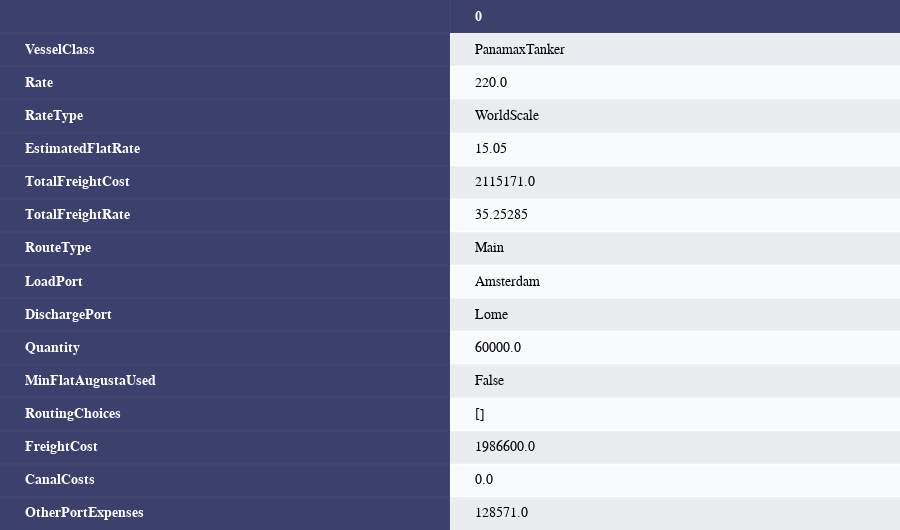

The code cell stored with this chart in its notebook:
### Markdown cell above
#### Get freight rates for specific ports and vessel class
In this example we retrieve today’s freight rate for Clean Panamax Amsterdam - Lome:

### Code cell
from signal_ocean.freight_rates.utils import create_dataframe
from signal_ocean.plots import styled_table, line_chart

amsterdam = fr_api.get_ports(PortFilter(name_like='Amsterdam'))[0]
lome = fr_api.get_ports(PortFilter(name_like='Lome'))[0]
fr = fr_api.get_freight_pricing(load_port_id=amsterdam.id,
                                discharge_port_id=lome.id,
                                vessel_classes=["PanamaxTanker"],
                                is_clean=True)
df = create_dataframe(fr)
styled_table(df.T)

### Figure 1 — Plotly figure (JSON) as saved in the notebook; plotly's stock layout.template omitted (floating-point values rounded to 4 significant figures)
{"data": [{"colorscale": [[0, "#00083e"], [0.5, "#ededee"], [1, "#ffffff"]], "hoverinfo": "none", "opacity": 0.75, "showscale": false, "z": [[0, 0], [0, 0.5], [0, 1], [0, 0.5], [0, 1], [0, 0.5], [0, 1], [0, 0.5], [0, 1], [0, 0.5], [0, 1], [0, 0.5], [0, 1], [0, 0.5], [0, 1], [0, 0.5]], "type": "heatmap"}], "layout": {"annotations": [{"align": "left", "font": {"color": "#ffffff", "family": "Calibri", "size": 14}, "showarrow": false, "text": "<b></b>", "x": -0.45, "xanchor": "left", "xref": "x", "y": 0, "yref": "y"}, {"align": "left", "font": {"color": "#ffffff", "family": "Calibri", "size": 14}, "showarrow": false, "text": "<b>0</b>", "x": 0.55, "xanchor": "left", "xref": "x", "y": 0, "yref": "y"}, {"align": "left", "font": {"color": "#ffffff", "family": "Calibri", "size": 14}, "showarrow": false, "text": "<b>VesselClass</b>", "x": -0.45, "xanchor": "left", "xref": "x", "y": 1, "yref": "y"}, {"align": "left", "font": {"color": "#000000", "family": "Calibri", "size": 14}, "showarrow": false, "text": "PanamaxTanker", "x": 0.55, "xanchor": "left", "xref": "x", "y": 1, "yref": "y"}, {"align": "left", "font": {"color": "#ffffff", "family": "Calibri", "size": 14}, "showarrow": false, "text": "<b>Rate</b>", "x": -0.45, "xanchor": "left", "xref": "x", "y": 2, "yref": "y"}, {"align": "left", "font": {"color": "#000000", "family": "Calibri", "size": 14}, "showarrow": false, "text": "220.0", "x": 0.55, "xanchor": "left", "xref": "x", "y": 2, "yref": "y"}, {"align": "left", "font": {"color": "#ffffff", "family": "Calibri", "size": 14}, "showarrow": false, "text": "<b>RateType</b>", "x": -0.45, "xanchor": "left", "xref": "x", "y": 3, "yref": "y"}, {"align": "left", "font": {"color": "#000000", "family": "Calibri", "size": 14}, "showarrow": false, "text": "WorldScale", "x": 0.55, "xanchor": "left", "xref": "x", "y": 3, "yref": "y"}, {"align": "left", "font": {"color": "#ffffff", "family": "Calibri", "size": 14}, "showarrow": false, "text": "<b>EstimatedFlatRate</b>", "x": -0.45, "xanchor": "left", "xref": "x", "y": 4, "yref": "y"}, {"align": "left", "font": {"color": "#000000", "family": "Calibri", "size": 14}, "showarrow": false, "text": "15.05", "x": 0.55, "xanchor": "left", "xref": "x", "y": 4, "yref": "y"}, {"align": "left", "font": {"color": "#ffffff", "family": "Calibri", "size": 14}, "showarrow": false, "text": "<b>TotalFreightCost</b>", "x": -0.45, "xanchor": "left", "xref": "x", "y": 5, "yref": "y"}, {"align": "left", "font": {"color": "#000000", "family": "Calibri", "size": 14}, "showarrow": false, "text": "2115171.0", "x": 0.55, "xanchor": "left", "xref": "x", "y": 5, "yref": "y"}, {"align": "left", "font": {"color": "#ffffff", "family": "Calibri", "size": 14}, "showarrow": false, "text": "<b>TotalFreightRate</b>", "x": -0.45, "xanchor": "left", "xref": "x", "y": 6, "yref": "y"}, {"align": "left", "font": {"color": "#000000", "family": "Calibri", "size": 14}, "showarrow": false, "text": "35.25285", "x": 0.55, "xanchor": "left", "xref": "x", "y": 6, "yref": "y"}, {"align": "left", "font": {"color": "#ffffff", "family": "Calibri", "size": 14}, "showarrow": false, "text": "<b>RouteType</b>", "x": -0.45, "xanchor": "left", "xref": "x", "y": 7, "yref": "y"}, {"align": "left", "font": {"color": "#000000", "family": "Calibri", "size": 14}, "showarrow": false, "text": "Main", "x": 0.55, "xanchor": "left", "xref": "x", "y": 7, "yref": "y"}, {"align": "left", "font": {"color": "#ffffff", "family": "Calibri", "size": 14}, "showarrow": false, "text": "<b>LoadPort</b>", "x": -0.45, "xanchor": "left", "xref": "x", "y": 8, "yref": "y"}, {"align": "left", "font": {"color": "#000000", "family": "Calibri", "size": 14}, "showarrow": false, "text": "Amsterdam", "x": 0.55, "xanchor": "left", "xref": "x", "y": 8, "yref": "y"}, {"align": "left", "font": {"color": "#ffffff", "family": "Calibri", "size": 14}, "showarrow": false, "text": "<b>DischargePort</b>", "x": -0.45, "xanchor": "left", "xref": "x", "y": 9, "yref": "y"}, {"align": "left", "font": {"color": "#000000", "family": "Calibri", "size": 14}, "showarrow": false, "text": "Lome", "x": 0.55, "xanchor": "left", "xref": "x", "y": 9, "yref": "y"}, {"align": "left", "font": {"color": "#ffffff", "family": "Calibri", "size": 14}, "showarrow": false, "text": "<b>Quantity</b>", "x": -0.45, "xanchor": "left", "xref": "x", "y": 10, "yref": "y"}, {"align": "left", "font": {"color": "#000000", "family": "Calibri", "size": 14}, "showarrow": false, "text": "60000.0", "x": 0.55, "xanchor": "left", "xref": "x", "y": 10, "yref": "y"}, {"align": "left", "font": {"color": "#ffffff", "family": "Calibri", "size": 14}, "showarrow": false, "text": "<b>MinFlatAugustaUsed</b>", "x": -0.45, "xanchor": "left", "xref": "x", "y": 11, "yref": "y"}, {"align": "left", "font": {"color": "#000000", "family": "Calibri", "size": 14}, "showarrow": false, "text": "False", "x": 0.55, "xanchor": "left", "xref": "x", "y": 11, "yref": "y"}, {"align": "left", "font": {"color": "#ffffff", "family": "Calibri", "size": 14}, "showarrow": false, "text": "<b>RoutingChoices</b>", "x": -0.45, "xanchor": "left", "xref": "x", "y": 12, "yref": "y"}, {"align": "left", "font": {"color": "#000000", "family": "Calibri", "size": 14}, "showarrow": false, "text": "[]", "x": 0.55, "xanchor": "left", "xref": "x", "y": 12, "yref": "y"}, {"align": "left", "font": {"color": "#ffffff", "family": "Calibri", "size": 14}, "showarrow": false, "text": "<b>FreightCost</b>", "x": -0.45, "xanchor": "left", "xref": "x", "y": 13, "yref": "y"}, {"align": "left", "font": {"color": "#000000", "family": "Calibri", "size": 14}, "showarrow": false, "text": "1986600.0", "x": 0.55, "xanchor": "left", "xref": "x", "y": 13, "yref": "y"}, {"align": "left", "font": {"color": "#ffffff", "family": "Calibri", "size": 14}, "showarrow": false, "text": "<b>CanalCosts</b>", "x": -0.45, "xanchor": "left", "xref": "x", "y": 14, "yref": "y"}, {"align": "left", "font": {"color": "#000000", "family": "Calibri", "size": 14}, "showarrow": false, "text": "0.0", "x": 0.55, "xanchor": "left", "xref": "x", "y": 14, "yref": "y"}, {"align": "left", "font": {"color": "#ffffff", "family": "Calibri", "size": 14}, "showarrow": false, "text": "<b>OtherPortExpenses</b>", "x": -0.45, "xanchor": "left", "xref": "x", "y": 15, "yref": "y"}, {"align": "left", "font": {"color": "#000000", "family": "Calibri", "size": 14}, "showarrow": false, "text": "128571.0", "x": 0.55, "xanchor": "left", "xref": "x", "y": 15, "yref": "y"}], "height": 530, "margin": {"b": 0, "l": 0, "r": 0, "t": 0}, "xaxis": {"dtick": 1, "gridwidth": 2, "showticklabels": false, "tick0": -0.5, "ticks": "", "zeroline": false}, "yaxis": {"autorange": "reversed", "dtick": 1, "gridwidth": 2, "showticklabels": false, "tick0": 0.5, "ticks": "", "zeroline": false}, "width": 900}}
